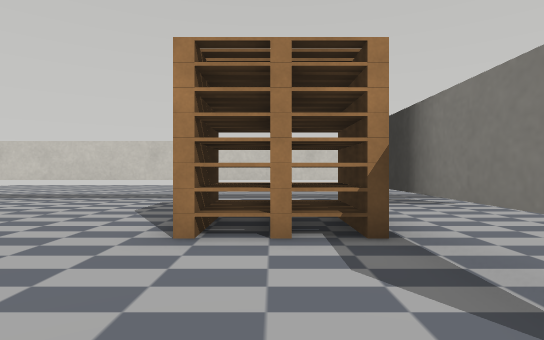
view 1 (above)

21 first-person views from a walk through a world built for the Webots simulator. The camera is 0.38 m above the floor, looks level and sees 80° across. The floor is counted in squares, 0.5 m on a side. Each view is taken from the middle of a square. On the plan, view 1 faces up. The plan holds only what a view shows up to about 11 squares ahead; the rest is blank. The place goes on beyond the plan. The robots in the file are not drawn. Webots' stock objects and surfaces are drawn as simple stand-ins.

view 2
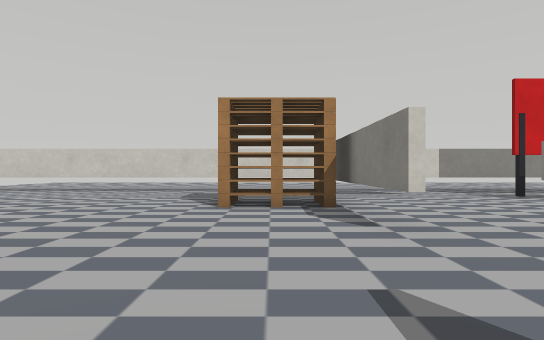

view 3
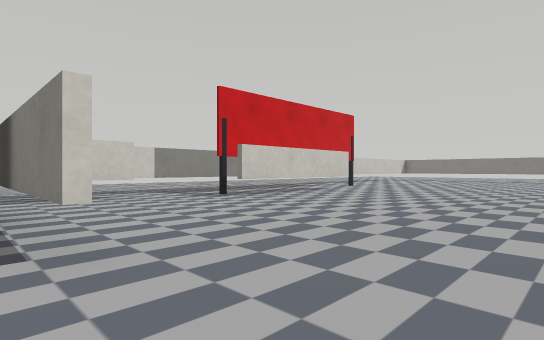

view 4
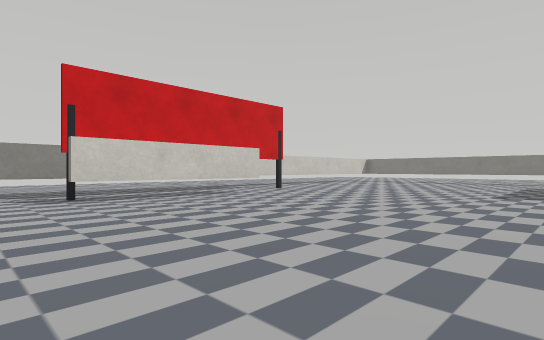

view 5
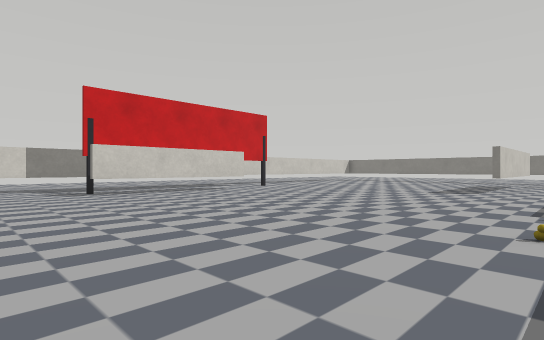

view 6
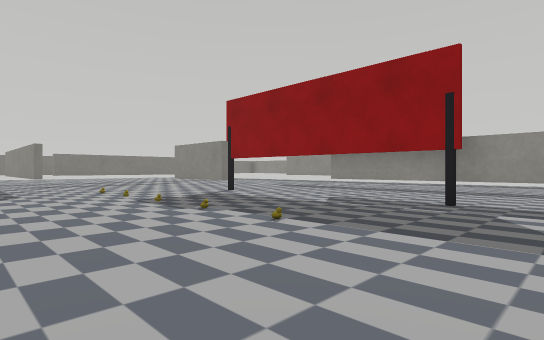

view 7
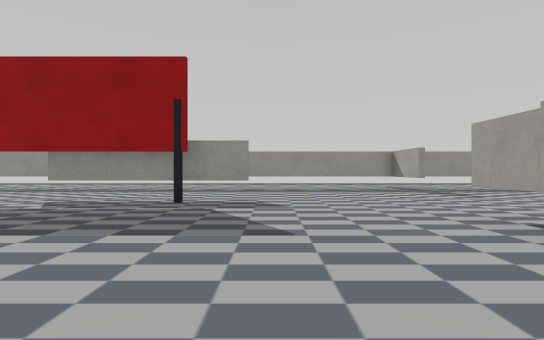

view 8
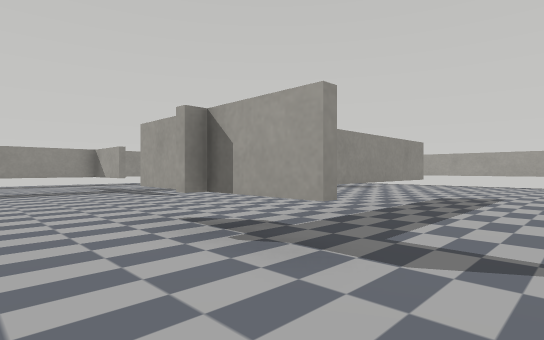

view 9
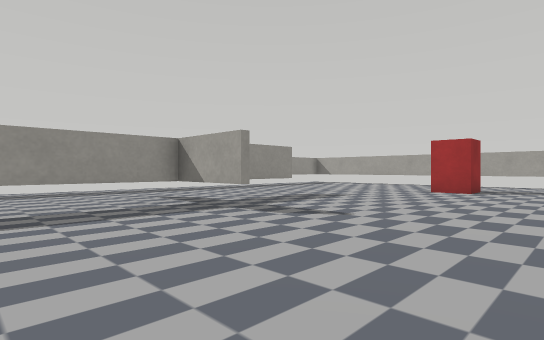

view 10
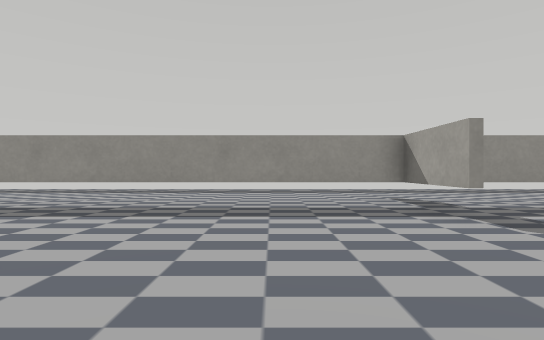

view 11
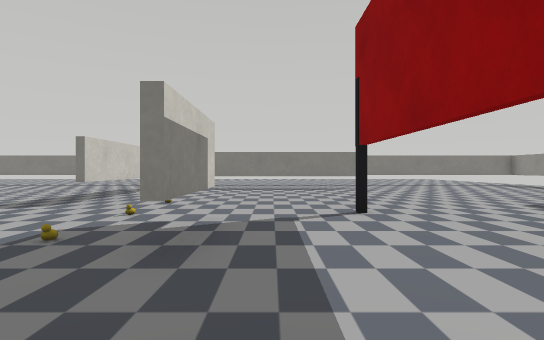

view 12
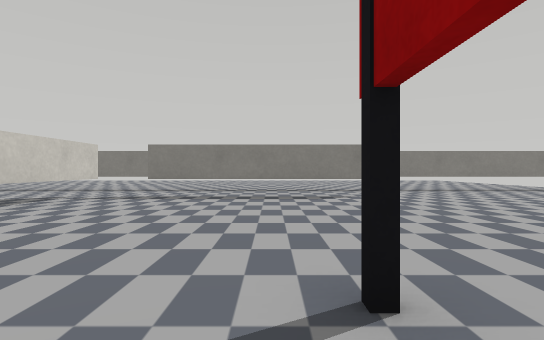

view 13
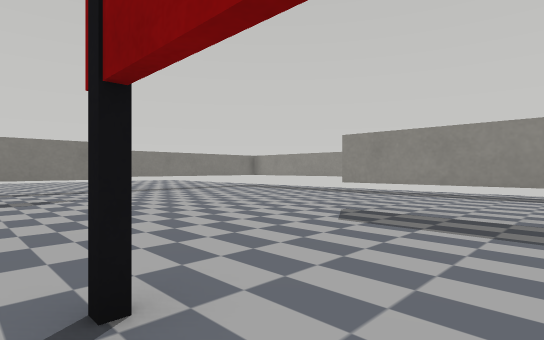

view 14
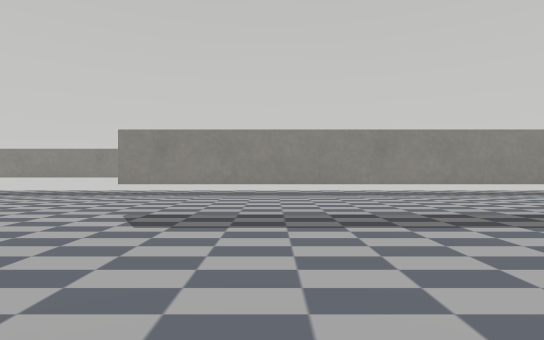

view 15
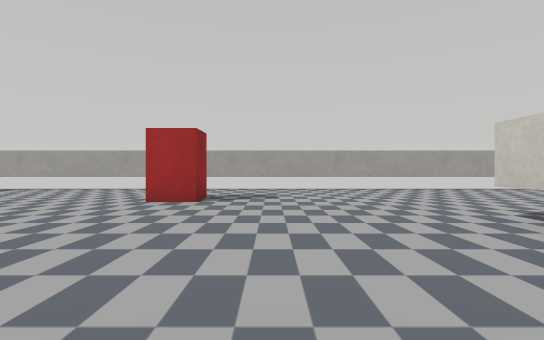

view 16
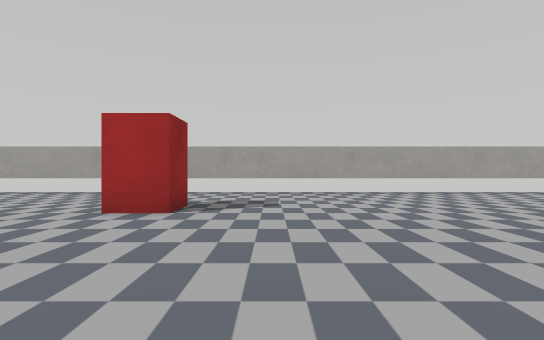

view 17
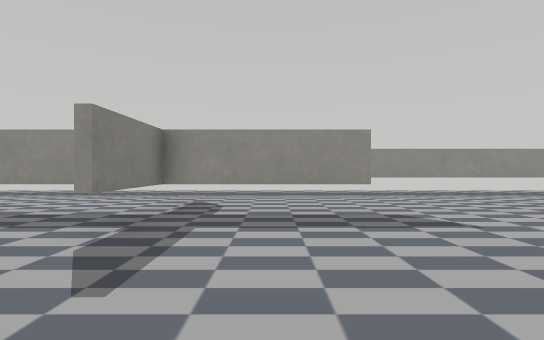

view 18
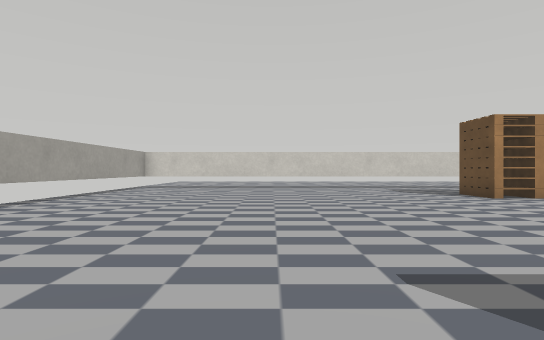

view 19
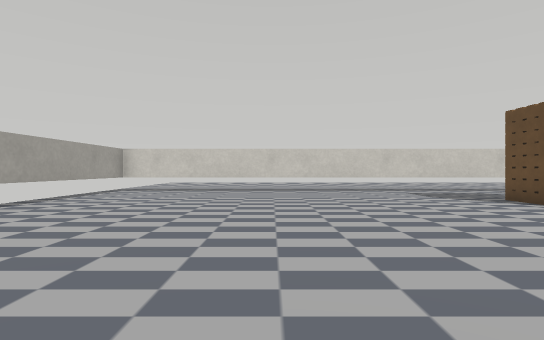

view 20
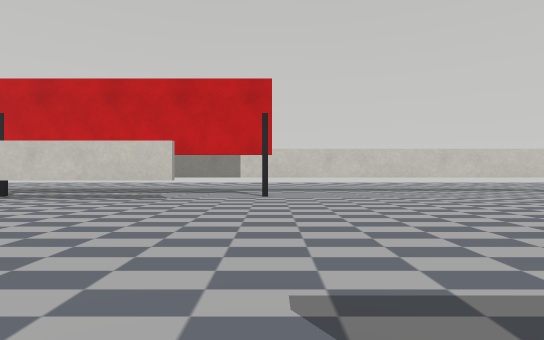

view 21
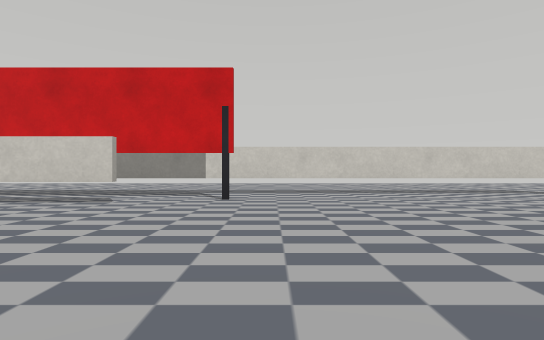

### Floor plan
Key: @ floor where view 1 was taken; # wall or solid block; . floor; P stack of pallets; A dark grey post; T thing the floor can be seen under or through; R rubber duck; C plastic crate; O other object.
Columns run from 12 left of view 1 to 25 right of it. Each row starts with its distance up from view 1.
  9      ##########  ####  ###############
  8 #............ .......................
  7 #............   #....................
  6 #............. ....A     TTA........
  5 #..........PPP#....TTTTTT..........
  4 #..........PPP#...................
  3 #.............#..................
  2 #.............#..................
  1 #.............#..................
  0 #...........@.................... ...
 -1 #....................................
 -2 #....................................
 -3 #.............T..............#TTTTT..
 -4 #......TTTTT  T......................
 -5 #.............T......O.O.R.O.O.....#.
 -6 #.............T.........###........#.
 -7 #..................................#.
 -8 #..................................T.
 -9 #.................#ATTTTTTTA.......T..
-10 #..CC..............................T..
-11 #  CC.................................
-12 # ..........T.......................
-13 #...........T........................
-14 #........TTTTTTTTTTTTTTTTTTTT........
-15 #........... ........................
-16 #........... ........................
-17 # .................................
-18   .................................
-19   .............. ..................

Positions as (right, up) in squares from view 1, and headings:
1: (0, 0), facing up
2: (0, -3), facing up
3: (1, -2), facing up-right
4: (5, -3), facing up-right
5: (4, -5), facing up-right
6: (5, -1), facing down-right
7: (5, -1), facing down
8: (4, -1), facing down-left
9: (4, -7), facing down-left
10: (3, -7), facing down
11: (9, -7), facing right
12: (13, -8), facing right
13: (13, -8), facing down-right
14: (14, -8), facing down
15: (0, -8), facing left
16: (-2, -8), facing left
17: (-2, -8), facing down
18: (-7, -5), facing up
19: (-7, -3), facing up
20: (15, -3), facing up
21: (16, -2), facing up
